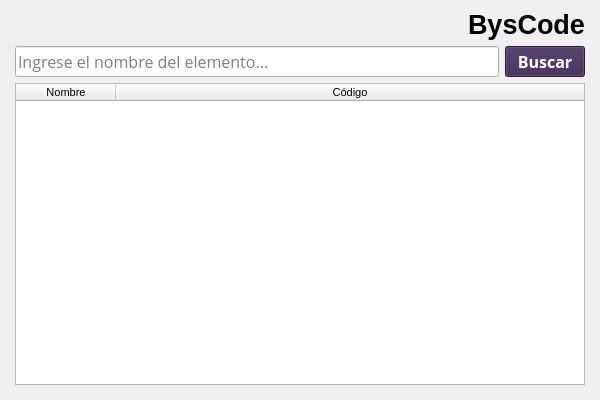
<?xml version="1.0" encoding="UTF-8"?>
<ui version="4.0">
 <class>MainWindow</class>
 <widget class="QMainWindow" name="MainWindow">
  <property name="geometry">
   <rect>
    <x>0</x>
    <y>0</y>
    <width>600</width>
    <height>400</height>
   </rect>
  </property>
  <property name="minimumSize">
   <size>
    <width>600</width>
    <height>400</height>
   </size>
  </property>
  <property name="maximumSize">
   <size>
    <width>600</width>
    <height>400</height>
   </size>
  </property>
  <property name="windowTitle">
   <string>BysCode</string>
  </property>
  <widget class="QWidget" name="centralwidget">
   <layout class="QVBoxLayout" name="verticalLayout">
    <property name="leftMargin">
     <number>15</number>
    </property>
    <property name="topMargin">
     <number>9</number>
    </property>
    <property name="rightMargin">
     <number>15</number>
    </property>
    <property name="bottomMargin">
     <number>15</number>
    </property>
    <item>
     <layout class="QHBoxLayout" name="horizontalLayout_2">
      <item>
       <widget class="QLabel" name="label">
        <property name="maximumSize">
         <size>
          <width>100</width>
          <height>40</height>
         </size>
        </property>
        <property name="text">
         <string/>
        </property>
        <property name="pixmap">
         <pixmap>../media/logo-byspro.png</pixmap>
        </property>
        <property name="scaledContents">
         <bool>true</bool>
        </property>
       </widget>
      </item>
      <item>
       <spacer name="horizontalSpacer">
        <property name="orientation">
         <enum>Qt::Orientation::Horizontal</enum>
        </property>
        <property name="sizeHint" stdset="0">
         <size>
          <width>40</width>
          <height>20</height>
         </size>
        </property>
       </spacer>
      </item>
      <item>
       <widget class="QLabel" name="titleLabel">
        <property name="font">
         <font>
          <pointsize>20</pointsize>
          <bold>true</bold>
         </font>
        </property>
        <property name="text">
         <string>BysCode</string>
        </property>
        <property name="alignment">
         <set>Qt::AlignmentFlag::AlignCenter</set>
        </property>
       </widget>
      </item>
     </layout>
    </item>
    <item>
     <layout class="QHBoxLayout" name="horizontalLayout">
      <item>
       <widget class="QLineEdit" name="searchInput">
        <property name="font">
         <font>
          <family>Open Sans</family>
          <pointsize>12</pointsize>
         </font>
        </property>
        <property name="placeholderText">
         <string>Ingrese el nombre del elemento...</string>
        </property>
       </widget>
      </item>
      <item>
       <widget class="QPushButton" name="searchButton">
        <property name="font">
         <font>
          <family>Open Sans</family>
          <pointsize>12</pointsize>
          <bold>true</bold>
         </font>
        </property>
        <property name="cursor">
         <cursorShape>PointingHandCursor</cursorShape>
        </property>
        <property name="focusPolicy">
         <enum>Qt::FocusPolicy::TabFocus</enum>
        </property>
        <property name="styleSheet">
         <string notr="true">QPushButton {
	background: #39234f;
	color: #fff;
}</string>
        </property>
        <property name="text">
         <string>Buscar</string>
        </property>
       </widget>
      </item>
     </layout>
    </item>
    <item>
     <widget class="QTableWidget" name="resultsTable">
      <property name="font">
       <font>
        <pointsize>8</pointsize>
       </font>
      </property>
      <property name="rowCount">
       <number>0</number>
      </property>
      <property name="columnCount">
       <number>2</number>
      </property>
      <attribute name="horizontalHeaderVisible">
       <bool>true</bool>
      </attribute>
      <attribute name="horizontalHeaderStretchLastSection">
       <bool>true</bool>
      </attribute>
      <column>
       <property name="text">
        <string>Nombre</string>
       </property>
      </column>
      <column>
       <property name="text">
        <string>Código</string>
       </property>
      </column>
     </widget>
    </item>
   </layout>
  </widget>
 </widget>
 <resources/>
 <connections/>
</ui>
